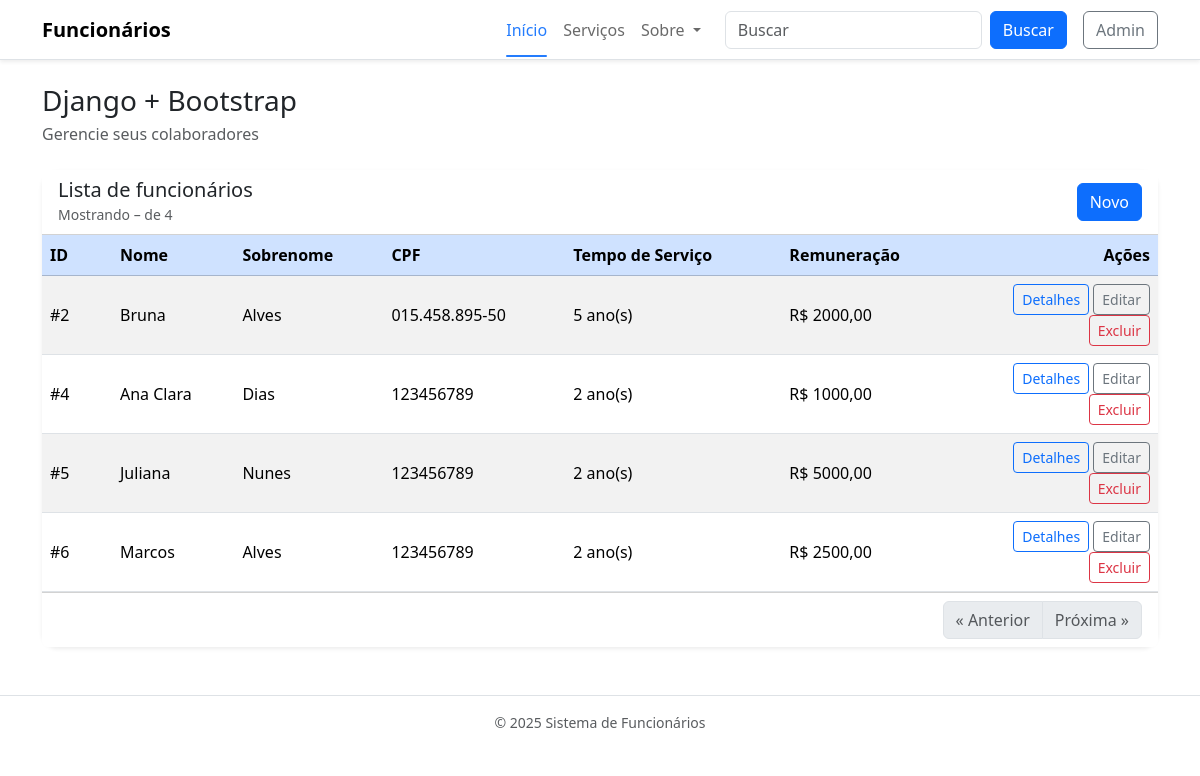
Before: / with the older database file.
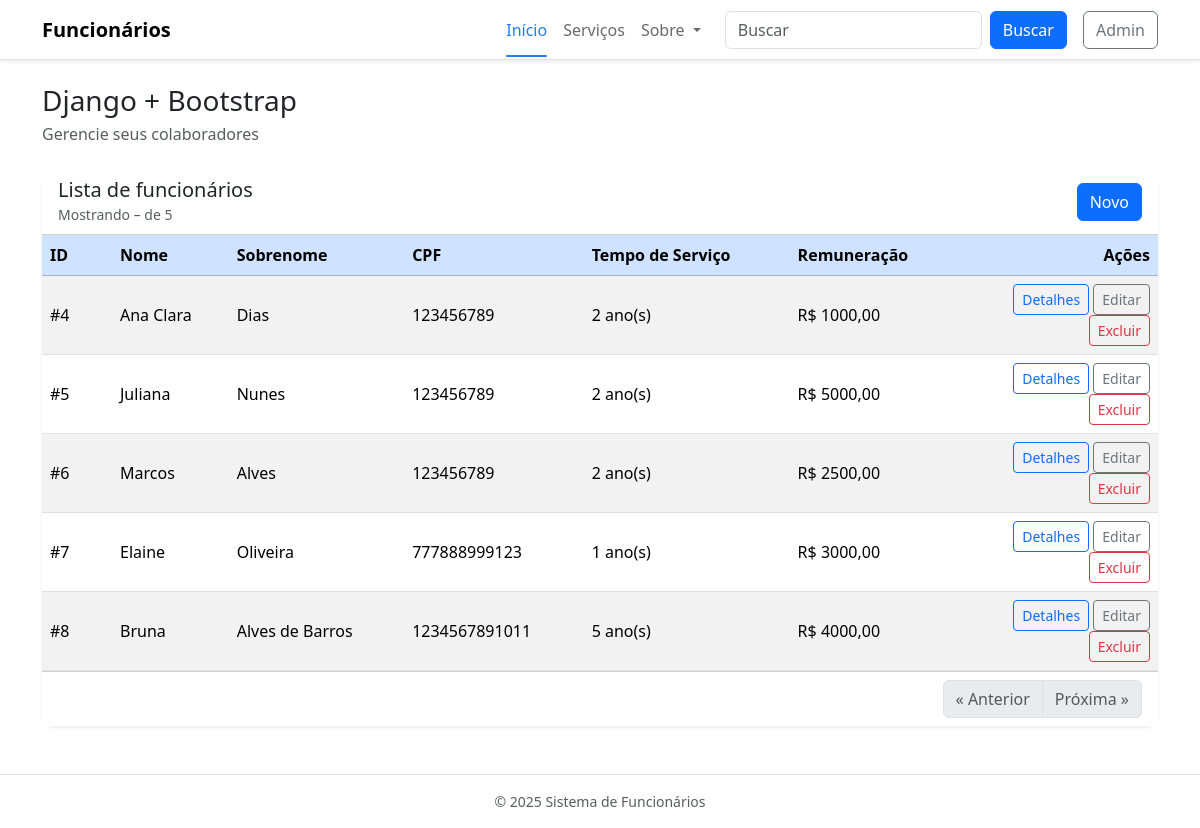
After: the same page with the newer database file.
### funcionario/models.py (models this page shows, shortened)
class Funcionarios(models.Model):
    nome = models.CharField(
        max_length=255,
        null=False,
        blank=False,
    )
    sobrenome = models.CharField(
        max_length=255,
        null=False,
        blank=False,
    )
    cpf = models.CharField(
        max_length=14,
        null=False,
        blank=False,
    )
    tempo_de_servico = models.IntegerField(
        default=0,
        null=False,
        blank=False
    )
    remuneracao = models.DecimalField(
        max_digits=8,
        decimal_places=2,
        null=False,
        blank=False
    )
    objetos = models.Manager()

### website/views.py (the view)
# urls.py: path('', views.index, name='index'),
def index(request):
    q = request.GET.get('q', '')
    funcionarios = Funcionarios.objetos.all().order_by('id')
    if q:
        funcionarios = funcionarios.filter(
            Q(nome__icontains=q) |
            Q(sobrenome__icontains=q) |
            Q(cpf__icontains=q)
        )
    contexto = {
        "titulo": "Funcionários de Bruna",
        "funcionarios": funcionarios,
        "q": q,
        "total": funcionarios.count()
    }
    return render(request, 'website/index.html', contexto)

### website/templates/website/index.html (shortened to what this page needs)
{% load static %}
<!DOCTYPE html>
<html lang="pt-br">
  <head>
    <link
      href="https://cdn.jsdelivr.net/npm/bootstrap@5.3.3/dist/css/bootstrap.min.css"
      rel="stylesheet"
    />
    <link rel="stylesheet" href="{% static 'css/style.css' %}">
  </head>
  <body>
    <header class="sticky-top shadow-sm">
      <nav class="navbar navbar-expand-lg bg-white border-bottom">
        <div class="container">
          <a class="navbar-brand d-flex align-items-center gap-2" href="{% url 'website:index' %}">
            <span class="fw-semibold">Funcionários</span>
          </a>
          <div class="collapse navbar-collapse" id="mainNav">
            <ul class="navbar-nav ms-auto align-items-lg-center">
              <li class="nav-item">
                <a class="nav-link active" href="{% url 'website:index' %}">Início</a>
              </li>
              <li class="nav-item">
                <a class="nav-link" href="#">Serviços</a>
              </li>
              <li class="nav-item dropdown">
                <a class="nav-link dropdown-toggle" href="#" role="button" data-bs-toggle="dropdown" aria-expanded="false">
                  Sobre
                </a>
              </li>
              <li class="nav-item ms-lg-3">
                <form class="d-flex" role="search" method="get" action="{% url 'website:index' %}">
                  <input class="form-control me-2" type="search" name="q" value="{{ q }}" placeholder="Buscar" aria-label="Buscar">
                  <button class="btn btn-primary" type="submit">Buscar</button>
                </form>
              </li>
              <li class="nav-item ms-lg-3">
                <a class="btn btn-outline-secondary" href="/admin/">Admin</a>
              </li>
            </ul>
          </div>
        </div>
      </nav>
    </header>
    <main class="py-4">
      <div class="container">
        <div class="mb-4">
          <h1 class="h3 mb-1">Django + Bootstrap</h1>
          <p class="text-muted mb-0">Gerencie seus colaboradores</p>
        </div>
        <div class="card shadow-sm border-0">
          <div class="card-header bg-white d-flex flex-wrap gap-2 align-items-center justify-content-between">
            <div>
              <h2 class="h5 mb-0">Lista de funcionários</h2>
              <small class="text-muted">Mostrando {{ showing_start }}–{{ showing_end }} de {{ total }}</small>
            </div>
            <div class="d-flex gap-2">
              <a class="btn btn-primary" href="{% url 'website:cadastrar' %}">Novo</a>
            </div>
          </div>
          <div class="table-responsive">
            <table class="table align-middle mb-0 table-hover table-striped">
              <thead class="table-primary">
                <tr>
                  <th style="width: 70px;">ID</th>
                  <th>Nome</th>
                  <th>Sobrenome</th>
                  <th>CPF</th>
                  <th>Tempo de Serviço</th>
                  <th>Remuneração</th>
                  <th style="width: 200px;" class="text-end">Ações</th>
                </tr>
              </thead>
              <tbody>
                {% for f in funcionarios %}
                  <tr>
                    <td>#{{ f.id }}</td>
                    <td>{{ f.nome }}</td>
                    <td>{{ f.sobrenome }}</td>
                    <td>{{ f.cpf }}</td>
                    <td>{{ f.tempo_de_servico }} ano(s)</td>
                    <td>R$ {{ f.remuneracao }}</td>
                    <td class="text-end">
                      <a href="{% url 'website:detalhes' f.id %}" class="btn btn-sm btn-outline-primary">Detalhes</a>
                      <a href="{% url 'website:editar' f.id %}" class="btn btn-sm btn-outline-secondary">Editar</a>
                      <a href="{% url 'website:excluir' f.id %}" class="btn btn-sm btn-outline-danger">Excluir</a>
                    </td>
                  </tr>
                {% empty %}
                  <tr><td colspan="7" class="text-center py-4 text-muted">Nenhum funcionário encontrado.</td></tr>
                {% endfor %}
              </tbody>
            </table>
          </div>
          <div class="card-footer bg-white d-flex flex-wrap justify-content-between align-items-center gap-2">
            <nav aria-label="Paginação">
              <ul class="pagination mb-0">
                <li class="page-item {% if not page_obj.has_previous %}disabled{% endif %}">
                  <a class="page-link"
                     href="?{% if q %}q={{ q|urlencode }}&{% endif %}page={{ page_obj.previous_page_number }}"
                     aria-label="Anterior">
                    <span aria-hidden="true">&laquo; Anterior</span>
                  </a>
                </li>
                <li class="page-item {% if not page_obj.has_next %}disabled{% endif %}">
                  <a class="page-link"
                     href="?{% if q %}q={{ q|urlencode }}&{% endif %}page={{ page_obj.next_page_number }}"
                     aria-label="Próxima">
                    <span aria-hidden="true">Próxima &raquo;</span>
                  </a>
                </li>
              </ul>
            </nav>
          </div>
        </div>
      </div>
    </main>
    <footer class="border-top mt-4">
      <div class="container py-3 text-center text-muted small">
        © 2025 Sistema de Funcionários
      </div>
    </footer>
  </body>
</html>

### base/static/css/style.css (style rules this page uses)
.navbar { --bs-navbar-padding-y: 0.6rem; }
.navbar .nav-link { font-weight: 500; opacity: 0.9; }
.navbar .nav-link.active { color: #0d6efd; position: relative; }
.navbar .nav-link.active::after { content: ""; position: absolute; left: 0.5rem; right: 0.5rem; bottom: -0.4rem; height: 2px; background: #0d6efd; border-radius: 2px; }
.navbar { --bs-navbar-padding-y: .6rem; }
.navbar .nav-link { font-weight: 500; opacity: .9; }
.navbar .nav-link.active { color: var(--bs-primary); position: relative; }
.navbar .nav-link.active::after { content: ""; position: absolute; left: .5rem; right: .5rem; bottom: -.45rem; height: 2px; background: var(--bs-primary); border-radius: 2px; }
.card { border-radius: 1rem; }
.table thead th { white-space: nowrap; }
.table td, .table th { vertical-align: middle; }
:root { --bs-primary: #0d6efd; }

Changed rows visible on the page:
removed Funcionarios: id "2", nome "Bruna", sobrenome "Alves", cpf "015.458.895-50", tempo_de_servico "5", remuneracao "2000,00"
added Funcionarios: id "7", nome "Elaine", sobrenome "Oliveira", cpf "777888999123", tempo_de_servico "1", remuneracao "3000,00"
added Funcionarios: id "8", nome "Bruna", sobrenome "Alves de Barros", cpf "1234567891011", tempo_de_servico "5", remuneracao "4000,00"
Other visible differences:
{{ total }}: "4" → "5"
